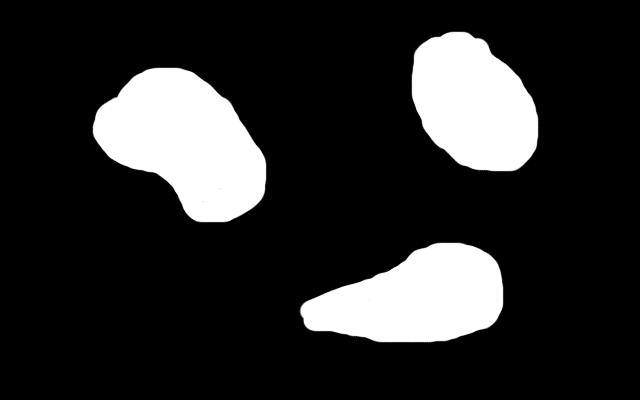
#> input picture algorithm/environment_test.png, 640 x 400 px
$ python Planner.py   (older library calls are emulated)
#> lines starting #> are read from the running program, lines starting #| are printed output that depends on the picture; after the words box and inside, x2 and y2 are one past the last pixel; in counts of white or black regions, pixels touching at a corner belong together
#> further down, image is the input picture: shape (400, 640); min 0, max 255, mean 43.8
### algorithm/DilatedEnvironment.py
import cv2

__author__ = 'def'


class DilatedEnvironment:
    def __init__(self, image, collision_checker, robot_radius):

        # Load image as environment:
#> called with robot_radius = 10
        self.image = image
        self.y_limit = self.image.shape[0]
#> self.y_limit = 400
        self.x_limit = self.image.shape[1]
#> self.x_limit = 640

        # Perform dilation of obstacles based on robot
        self.robot_radius = robot_radius

        kernel = cv2.getStructuringElement(cv2.MORPH_ELLIPSE,(self.robot_radius*2,self.robot_radius*2))
        self.expanded_env = cv2.dilate(self.image, kernel)
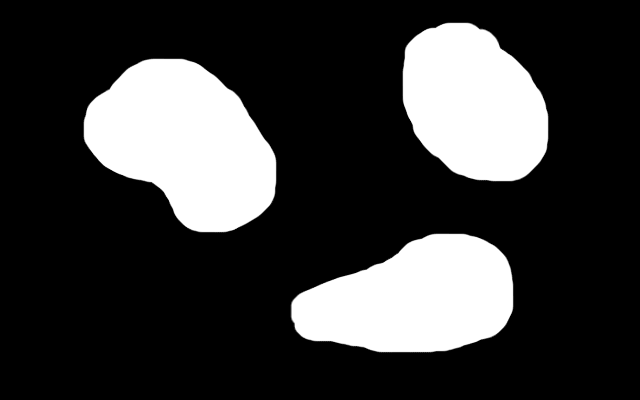
#> self.expanded_env: shape (400, 640); min 0, max 255, mean 58.8

        # Get obstacles from image
        self.obstacles = []
        self.findObstacles()

        # Set collision_checker
        self.collision_checker = collision_checker

    def findObstacles(self):
        # Find contours
        image2 = self.expanded_env.copy()
        contours, dummy = cv2.findContours(image2, cv2.RETR_EXTERNAL, cv2.CHAIN_APPROX_SIMPLE)
#> contours = 3 contours; box (x1, y1, x2, y2) and area: (83, 58, 277, 233) 22670, (290, 233, 514, 353) 19268, (402, 22, 549, 182) 17765; dummy = [[1, -1, -1, -1], [2, 0, -1, -1], [-1, 1, -1, -1]]

        # Simplify contours
        # hull_contours = [ cv2.convexHull(contour) for contour in contours]
        simple_contours = [ cv2.approxPolyDP(contour, 2, True) for contour in contours]
#> simple_contours = 3 contours; box (x1, y1, x2, y2) and area: (83, 58, 277, 233) 22576, (290, 233, 514, 353) 19242, (402, 22, 549, 182) 17572

        self.obstacles = simple_contours
#> self.obstacles has the same summary as simple_contours

    # [13 lines left out: functions is_valid, is_line_valid, not called in this run]

### algorithm/HammersleyNodeGenerator.py
import cgkit.hammersley

__author__ = 'def'


class HammersleyNodeGenerator:
    def __init__(self):
        pass

    def generate_raw_nodes(self, environment, n ):
        return [ (int(point[0]*environment.x_limit), int(point[1]*environment.y_limit)) for point in cgkit.hammersley.planeHammersley(n)]

    def generate_nodes(self, environment, n):
        return [ point for point in self.generate_raw_nodes(environment, n) if environment.is_valid(point) ]

### algorithm/SimpleCollisionChecker.py
import cv2
import numpy as np

__author__ = 'def'


class SimpleCollisionChecker:
    def __init__(self):
        pass

    def collides(self, obstacle, point):
        return cv2.pointPolygonTest(obstacle, point, False) >= 0 # Inside/over contour

    # [11 lines left out: function line_collides, not called in this run]

### algorithm/Planner.py
from RandomNodeGenerator import RandomNodeGenerator
from HammersleyNodeGenerator import HammersleyNodeGenerator
from HaltonNodeGenerator import HaltonNodeGenerator

from SimpleCollisionChecker import SimpleCollisionChecker
from CircleCollisionChecker import CircleCollisionChecker

from Environment import Environment
from DilatedEnvironment import DilatedEnvironment

from a_algorithm import a_algorithm
from dijkstra import dijkstra

import numpy as np

__author__ = 'def'

class Planner:
    def __init__(self, environment_image,
                 node_gen_method='random', nodes=200, threshold_neighbors=50,
                 collision_method='simple', collision_radius=None):
        """
        :param environment_image: matrix containing the segmented b/w map
        :param node_gen_method: method for generating the nodes
            'random' -> random
            'Hammersley' -> Hammersley point distribution
            'Halton' -> Halton point distribution
        :param nodes: number of nodes generated (before collision checking)
        :param threshold_neighbors: maximum distance to consider two nodes connected
        :param collision_method: method to check collision
            'simple' -> point to obstacle checking
            'circle' -> circle (robot) to obstacle checking
            'dilate' -> point to dilated obstacle checking
        :param collision_radius: in methods using this parameter, this is the radius of the
            robot
        """
        # Configure planner:
        self.environment_image = environment_image
        self.n_nodes = nodes
        self.threshold_neighbors = threshold_neighbors

        # Node generation
        self.node_generator = None
        if node_gen_method == 'random':
            self.node_generator = RandomNodeGenerator()
        elif node_gen_method == 'Hammersley':
            self.node_generator = HammersleyNodeGenerator()
        elif node_gen_method == 'Halton':
            self.node_generator = HaltonNodeGenerator()
        else:
            raise Exception('Node generator requested (%s) not found!'%node_gen_method)

        # Collision checker
        self.collision_checker = None
        self.environment = None

        if collision_method == 'simple' or collision_method == 'dilate':
            self.collision_checker = SimpleCollisionChecker()
        elif collision_method == 'circle':
            self.collision_checker = CircleCollisionChecker(environment_image.shape[:2], collision_radius)
        else:
            raise Exception('Collision method requested (%s) not found!'%collision_method)

        if collision_method == 'simple' or collision_method == 'circle':
            self.environment = Environment(self.environment_image, self.collision_checker)
        elif collision_method == 'dilate':
            self.environment = DilatedEnvironment(self.environment_image, self.collision_checker, collision_radius)

        # Generate nodes:
        self.nodes = self.node_generator.generate_nodes(self.environment, self.n_nodes)

        #points[0] = (int(start[0]), int(start[1]))
        #points[len(points)-1] = (int(goal[0]), int(goal[1]))
        size = len(self.nodes)
        self.distance_matrix = np.zeros((size, size))
        for i, origin in enumerate(self.nodes):
            for j, end in enumerate(self.nodes):
                dist = np.linalg.norm(np.array(origin) - np.array(end))
                if dist <= self.threshold_neighbors and self.environment.is_line_valid(origin, end):
                    self.distance_matrix[i, j] = dist
                else:
                    self.distance_matrix[i, j] = -1


    # [65 lines left out: functions find_path, find_path_and_simplify, not called in this run]

if __name__ == '__main__':
    import cv2

    image_to_load = 'environment_test.png'
    image = cv2.imread(image_to_load, cv2.CV_LOAD_IMAGE_GRAYSCALE)

#> (the run stopped early here; a loop or call above may not have finished)

$ run again, with algorithm/plano2.jpg saved as algorithm/environment_test.png
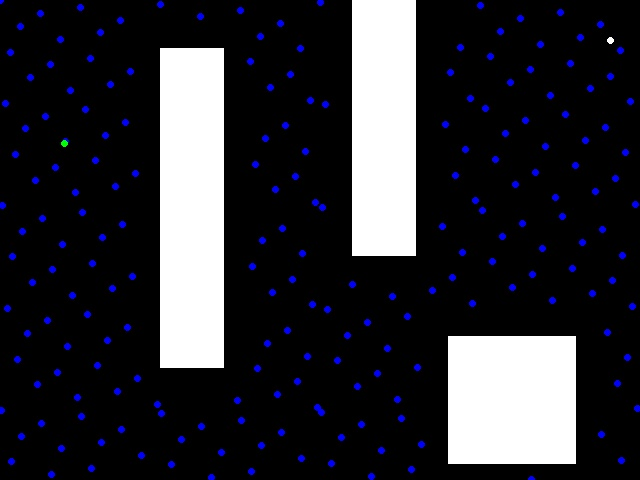
#> input picture algorithm/plano2.jpg, 640 x 480 px
#> `image = cv2.imread(image_to_load, cv2.CV_LOAD_IMAGE_GRAYSCALE)`:
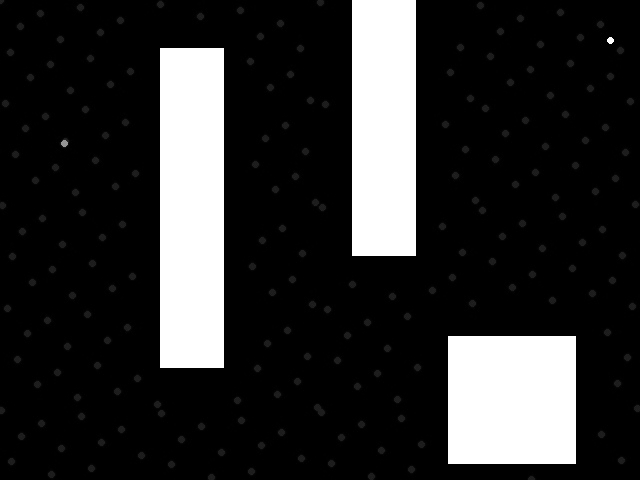
#> image: shape (480, 640); min 0, max 255, mean 45.1
#> in __init__, `self.expanded_env = cv2.dilate(self.image, kernel)`:
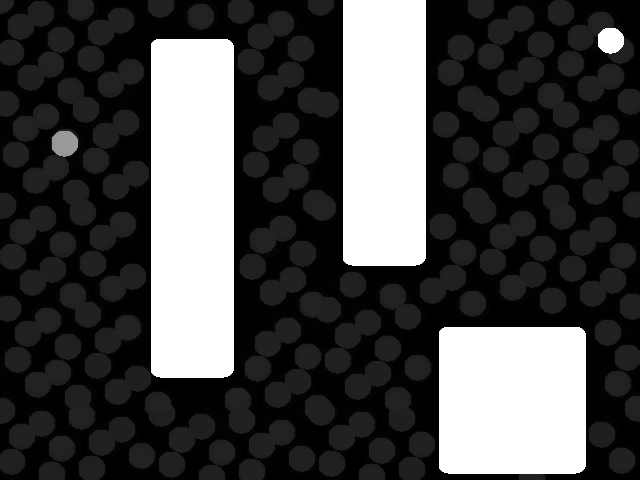
#> self.expanded_env: shape (480, 640); min 0, max 255, mean 71.8
#> contours = 1 contour; box (x1, y1, x2, y2) and area: (0, 0, 640, 480) 288968; dummy = [[-1, -1, -1, -1]]
#> simple_contours = 1 contour; box (x1, y1, x2, y2) and area: (0, 0, 640, 480) 288662
#> self.obstacles has the same summary as simple_contours
